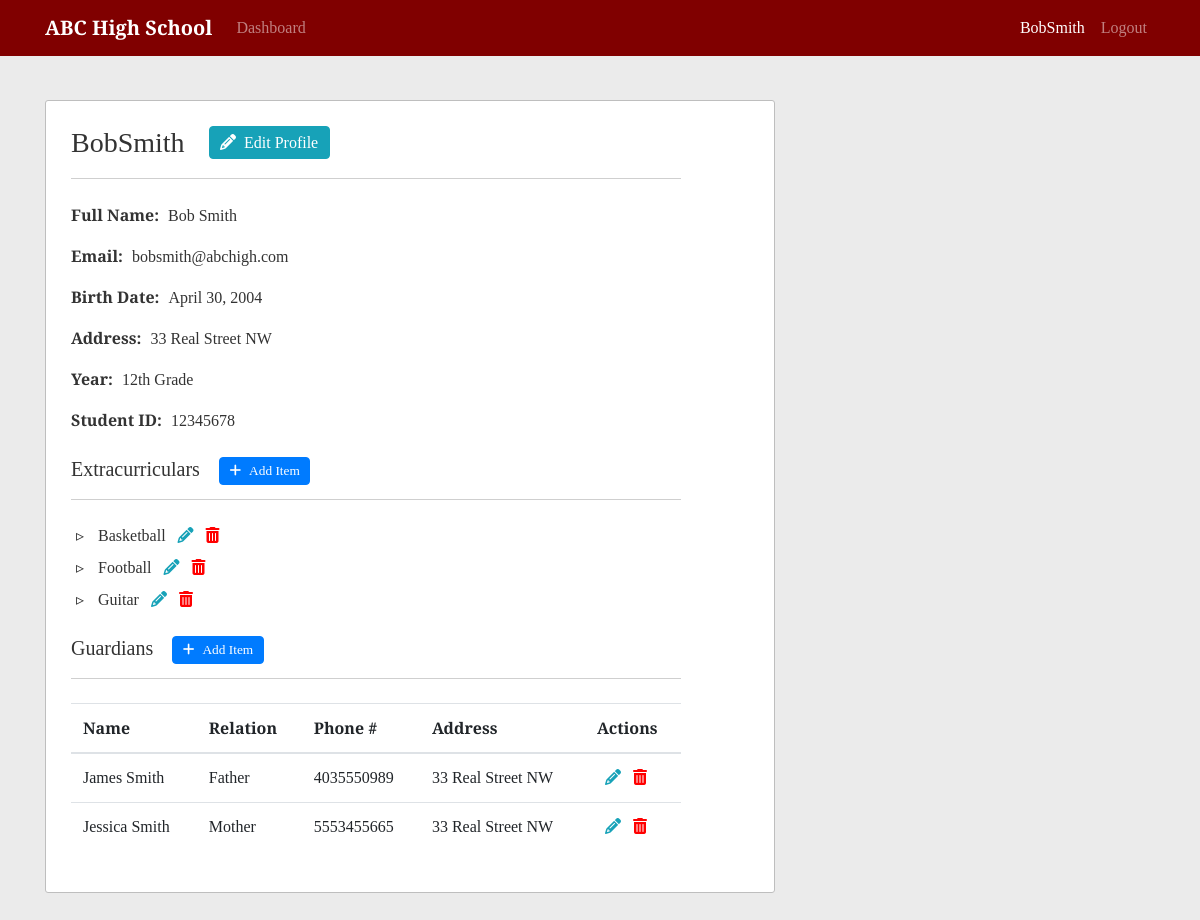
Screenshot of /profile/BobSmith/ (signed in) with the database file from the repository.
### users/models.py (models this page shows, shortened)
class Profile(models.Model):
    user = models.OneToOneField(User, on_delete=models.CASCADE)
    birth_date = models.DateField(null=True, blank=True)
    address = models.CharField(max_length=255, blank=True)

class Student(models.Model):
    GRADE_TEN = '10'
    GRADE_ELEVEN = '11'
    GRADE_TWELVE = '12'
    YEAR_CHOICES = [
        (GRADE_TEN, '10th Grade'),
        (GRADE_ELEVEN, '11th Grade'),
        (GRADE_TWELVE, '12th Grade')
    ]
    user = models.OneToOneField(User, on_delete=models.CASCADE, primary_key=True)
    year = models.CharField(max_length=2, choices=YEAR_CHOICES)
    student_id_no = models.PositiveIntegerField(unique=True)

### school/models.py (models this page shows, shortened)
class ExtraCurricular(models.Model):
    student = models.ForeignKey(Student, on_delete=models.CASCADE)
    activity_name = models.CharField(max_length=100)
    class Meta:
        unique_together = ['student', 'activity_name']

class Guardian(models.Model):
    student = models.ForeignKey(Student, on_delete=models.CASCADE)
    first_name = models.CharField(max_length=255)
    last_name = models.CharField(max_length=255)
    phone_number = models.CharField(max_length=20)
    address = models.CharField(max_length=255)
    relation = models.CharField(max_length=255)
    class Meta:
        unique_together = ['student', 'first_name', 'last_name']

### users/views.py (the view, shortened to what this page needs)
# urls.py: path('profile/', user_views.profile_redirect, name='profile-redirect'),
def profile(request, **kwargs):
    if not (request.user.is_authenticated):
        return redirect('login')
    user = request.user
    profile_user = User.objects.filter(username=kwargs.get('username')).first()
    if not profile_user:
        return redirect('access-denied')
    temp_student = Student.objects.filter(user=profile_user).first()
    extra_curriculars = ExtraCurricular.objects.filter(student=temp_student)
    guardians = Guardian.objects.filter(student=temp_student)
    temp_instructor = Instructor.objects.filter(user=profile_user).first()
    taught_courses = Course.objects.filter(instructor=temp_instructor)
    context = {
        'kwargs': kwargs,
        'profile_user': profile_user,
        'extra_curriculars': extra_curriculars,
        'guardians': guardians,
        'taught_courses': taught_courses
    }
    if user.is_superuser:
        return render(request, 'users/profile.html', context=context)
    if (profile_user.is_superuser):
        return redirect('access-denied')
    if (user == profile_user):
        return render(request, 'users/profile.html', context=context)

### users/templates/users/profile.html (shortened to what this page needs)
{% extends "school/content.html" %}
{% block content %}
  <div class="content-section">
    <div class="content-title">
      <h3 class="profile-title">{{ kwargs.username }}</h3>
      {% if user.username == kwargs.username %}
        <a class="btn btn-info profile-button" href="{% url 'update-profile' user.profile.id %}"><i class="fas fa-pencil-alt mr-2"></i>Edit Profile</a>
      {% endif %}
    </div>
    <p>
      <span class="data-title">Full Name:</span>
      <span class="data-content">{{ profile_user.first_name }} {{ profile_user.last_name }}</span>
    </p>
    <p>
      <span class="data-title">Email:</span>
      <span class="data-content">{{ profile_user.email }}</span>
    </p>
    <p>
      <span class="data-title">Birth Date:</span>
      <span class="data-content">{{ profile_user.profile.birth_date }}</span>
    </p>
    <p>
      <span class="data-title">Address:</span>
      <span class="data-content">{{ profile_user.profile.address }}</span>
    </p>
    {% if profile_user.student %}
      <p>
        <span class="data-title">Year:</span>
        <span class="data-content">{{ profile_user.student.get_year_display }}</span>
      </p>
      <p>
        <span class="data-title">Student ID:</span>
        <span class="data-content">{{ profile_user.student.student_id_no }}</span>
      </p>
      <div class="content-title mt-4">
        <h5 class="profile-title">Extracurriculars</h5>
        {% if user.username == kwargs.username %}
          <a class="btn btn-primary sub-profile-button" href="{% url 'create-extra-curricular' %}"><i class="fas fa-plus mr-2"></i>Add Item</a>
        {% endif %}
      </div>
      {% if extra_curriculars %}
        <ul class="profile-list">
        {% for extra_curricular in extra_curriculars %}
          <li class="profile-list-item">
            {{ extra_curricular.activity_name }}
            {% if user.username == kwargs.username %}
              <span class="inline-row-buttons">
                <a class="edit-link" href="{% url 'update-extra-curricular' extra_curricular.id %}"><i class="fas fa-pencil-alt ml-2"></i></a>
                <a class="delete-link" href="{% url 'delete-extra-curricular' extra_curricular.id %}"><i class="fas fa-trash-alt ml-2"></i></a>
              </span>
            {% endif %}
          </li>
        {% endfor %}
        </ul>
      {% else %}
        <p>No extracurricular activities</p>
      {% endif %}
      <div class="content-title mt-4">
        <h5 class="profile-title">Guardians</h5>
        {% if user.username == kwargs.username %}
          <a class="btn btn-primary sub-profile-button" href="{% url 'create-guardian' %}"><i class="fas fa-plus mr-2"></i>Add Item</a>
        {% endif %}
      </div>
      {% if guardians %}
        <div class="table-responsive">
          <table class="table content-table">
            <thead>
              <tr>
                <th scope="col">Name</th>
                <th scope="col">Relation</th>
                <th scope="col">Phone #</th>
                <th scope="col">Address</th>
                {% if user.username == kwargs.username %}
                  <th scope="col">Actions</th>
                {% endif %}
              </tr>
            </thead>
            <tbody>
              {% for guardian in guardians %}
                <tr>
                  <td scope="row">{{ guardian.first_name }} {{ guardian.last_name }}</th>
                  <td>{{ guardian.relation }}</td>
                  <td>{{ guardian.phone_number }}</td>
                  <td>{{ guardian.address }}</td>
                  {% if user.username == kwargs.username %}
                    <td>
                      <span class="inline-row-buttons">
                        <a class="edit-link" href="{% url 'update-guardian' guardian.id %}"><i class="fas fa-pencil-alt ml-2"></i></a>
                        <a class="delete-link" href="{% url 'delete-guardian' guardian.id %}"><i class="fas fa-trash-alt ml-2"></i></a>
                      </span>
                    </td>
                  {% endif %}
                </tr>
              {% endfor %}
            </tbody>
          </table>
        </div>
      {% else %}
        <p>No guardians</p>
      {% endif %}
    {% endif %}
  </div>
{% endblock content %}

### school/templates/school/base.html (shortened to what this page needs)
{% load static %}
<!DOCTYPE html>
<html lang="en">
  <head>
    <link rel="stylesheet" href="https://stackpath.bootstrapcdn.com/bootstrap/4.3.1/css/bootstrap.min.css">
    <link rel="stylesheet" href="https://cdnjs.cloudflare.com/ajax/libs/datepicker/0.6.5/datepicker.min.css" />
    <link rel="stylesheet" href="{% static 'school/main.css' %}">
  </head>
  <body>
    <nav class="navbar navbar-expand-md navbar-dark fixed-top">
      <div class="container">
        <a class="navbar-brand" href="/">ABC High School</a>
        <div class="collapse navbar-collapse" id="navbarCollapse">
          <div class="navbar-nav mr-auto">
            {% if user.is_authenticated %}
              <a class="nav-item nav-link {% if request.resolver_match.url_name == 'user-dashboard' %}active{% endif %}" href="{% url 'home' %}">Dashboard</a>
            {% else %}
              <a class="nav-item nav-link {% if request.resolver_match.url_name == 'home' %}active{% endif %}" href="{% url 'home' %}">Home</a>
            {% endif %}
          </div>
          <div class="navbar-nav">
            {% if user.is_authenticated %}
              <a class="nav-item nav-link {% if request.resolver_match.url_name == 'profile' and user.username == kwargs.username %}active{% endif %}" href="{% url 'profile' user.username %}">{{ user }}</a>
              <a class="nav-item nav-link" href="{% url 'logout' %}">Logout</a>
            {% else %}
              <a class="nav-item nav-link {% if request.resolver_match.url_name == 'login' %}active{% endif %}" href="{% url 'login' %}">Sign In</a>
            {% endif %}
          </div>
        </div>
      </div>
    </nav>
    <div class="container main-body">
      {% block display %}{% endblock display %}
    </div>
  </body>
</html>

### school/static/school/main.css (style rules this page uses)
body { background: #ebebeb; color: #333333; margin-top: 5rem; font-family: 'Arvo', serif; }
.navbar { background-color: #800000; }
.navbar-brand { font-weight: 700; }
.main-body { margin-top: 100px; margin-bottom: 60px; }
.content-section { background-color:#ffffff; border: 1px solid #bebebe; border-radius: 3px; padding: 25px; margin-bottom: 50px; }
.content-title { border-bottom: 1px solid #cfcfcf; padding-bottom: 10px; margin-bottom: 24px; width: 90%; }
.profile-title { display: inline-block; }
.profile-button { margin-left: 20px; vertical-align: top; padding: .23rem .65rem; }
.sub-profile-button { margin-left: 15px; font-size: smaller; vertical-align: top; padding: .2rem .6rem; }
.inline-row-buttons a { color: #333333; }
.inline-row-buttons a.edit-link { color: #17a2b8; }
.inline-row-buttons a.delete-link { color: #ff0000; }
.content-table { width: 90%; }
.data-title { font-weight: 700; margin-right: 5px; }
.data-content { display: inline-block; }
.profile-list { padding-inline-start: 5px; }
.profile-list-item { list-style: none; margin: 0.5rem 0; }
.profile-list-item::before { content: "\25B9"; margin-right: 10px; }

### rows the page displays
ExtraCurricular: activity_name "Basketball"
ExtraCurricular: activity_name "Football"
ExtraCurricular: activity_name "Guitar"
Guardian: first_name "James", last_name "Smith", relation "Father", phone_number "4035550989", address "33 Real Street NW"
Guardian: first_name "Jessica", last_name "Smith", relation "Mother", phone_number "5553455665", address "33 Real Street NW"

### other values shown
{{ user }} "BobSmith"
{{ kwargs.username }} "BobSmith"
{{ profile_user.first_name }} "Bob"
{{ profile_user.last_name }} "Smith"
{{ profile_user.email }} "bobsmith@abchigh.com"
{{ profile_user.profile.birth_date }} "April 30, 2004"
{{ profile_user.profile.address }} "33 Real Street NW"
{{ profile_user.student.get_year_display }} "12th Grade"
{{ profile_user.student.student_id_no }} "12345678"
